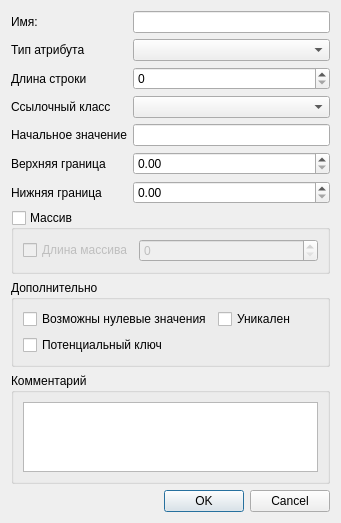
<?xml version="1.0" encoding="UTF-8"?>
<ui version="4.0">
 <class>dlgEditAttr</class>
 <widget class="QDialog" name="dlgEditAttr">
  <property name="geometry">
   <rect>
    <x>0</x>
    <y>0</y>
    <width>341</width>
    <height>479</height>
   </rect>
  </property>
  <property name="windowTitle">
   <string>Свойство атрибута</string>
  </property>
  <property name="modal">
   <bool>true</bool>
  </property>
  <layout class="QVBoxLayout" name="verticalLayout">
   <item>
    <layout class="QGridLayout" name="gridLayout">
     <item row="0" column="1">
      <widget class="QLineEdit" name="lineEditName"/>
     </item>
     <item row="3" column="0">
      <widget class="QLabel" name="labelRefClass">
       <property name="text">
        <string>Ссылочный класс</string>
       </property>
      </widget>
     </item>
     <item row="4" column="1">
      <widget class="QLineEdit" name="lineEditInitValue"/>
     </item>
     <item row="2" column="0">
      <widget class="QLabel" name="labelLengthStr">
       <property name="text">
        <string>Длина строки</string>
       </property>
      </widget>
     </item>
     <item row="6" column="0">
      <widget class="QLabel" name="labelDownValue">
       <property name="text">
        <string>Нижняя граница</string>
       </property>
      </widget>
     </item>
     <item row="1" column="1">
      <widget class="QComboBox" name="comboBoxType"/>
     </item>
     <item row="0" column="0">
      <widget class="QLabel" name="labelName">
       <property name="text">
        <string>Имя:</string>
       </property>
      </widget>
     </item>
     <item row="5" column="0">
      <widget class="QLabel" name="labelUpValue">
       <property name="text">
        <string>Верхняя граница</string>
       </property>
      </widget>
     </item>
     <item row="1" column="0">
      <widget class="QLabel" name="labelType">
       <property name="text">
        <string>Тип атрибута</string>
       </property>
      </widget>
     </item>
     <item row="5" column="1">
      <widget class="QDoubleSpinBox" name="spinBoxUpValue"/>
     </item>
     <item row="3" column="1">
      <widget class="TreeComboBox" name="comboBoxRefClass"/>
     </item>
     <item row="6" column="1">
      <widget class="QDoubleSpinBox" name="spinBoxDownValue"/>
     </item>
     <item row="4" column="0">
      <widget class="QLabel" name="labelInitValue">
       <property name="text">
        <string>Начальное значение</string>
       </property>
      </widget>
     </item>
     <item row="2" column="1">
      <widget class="QSpinBox" name="spinBoxLengthStr"/>
     </item>
    </layout>
   </item>
   <item>
    <widget class="QGroupBox" name="groupBoxIsArray">
     <property name="title">
      <string>Массив</string>
     </property>
     <property name="checkable">
      <bool>true</bool>
     </property>
     <property name="checked">
      <bool>false</bool>
     </property>
     <layout class="QGridLayout" name="gridLayout_3">
      <item row="0" column="1">
       <widget class="QSpinBox" name="spinBoxLength">
        <property name="sizePolicy">
         <sizepolicy hsizetype="Expanding" vsizetype="Fixed">
          <horstretch>0</horstretch>
          <verstretch>0</verstretch>
         </sizepolicy>
        </property>
       </widget>
      </item>
      <item row="0" column="0">
       <widget class="QCheckBox" name="checkBoxIsLength">
        <property name="text">
         <string>Длина массива</string>
        </property>
        <property name="checked">
         <bool>false</bool>
        </property>
       </widget>
      </item>
     </layout>
    </widget>
   </item>
   <item>
    <widget class="QGroupBox" name="groupBoxDetail">
     <property name="title">
      <string>Дополнительно</string>
     </property>
     <layout class="QGridLayout" name="gridLayout_2">
      <item row="0" column="1">
       <widget class="QCheckBox" name="checkBoxIsUnique">
        <property name="text">
         <string>Уникален</string>
        </property>
       </widget>
      </item>
      <item row="0" column="0">
       <widget class="QCheckBox" name="checkBoxIsNull">
        <property name="text">
         <string>Возможны нулевые значения</string>
        </property>
       </widget>
      </item>
      <item row="1" column="0">
       <widget class="QCheckBox" name="checkBoxCandidatKey">
        <property name="text">
         <string>Потенциальный ключ</string>
        </property>
       </widget>
      </item>
     </layout>
    </widget>
   </item>
   <item>
    <widget class="QGroupBox" name="groupBox">
     <property name="title">
      <string>Комментарий</string>
     </property>
     <layout class="QVBoxLayout" name="verticalLayout_2">
      <item>
       <widget class="QPlainTextEdit" name="plainTextEdit"/>
      </item>
     </layout>
    </widget>
   </item>
   <item>
    <spacer name="verticalSpacer">
     <property name="orientation">
      <enum>Qt::Vertical</enum>
     </property>
     <property name="sizeHint" stdset="0">
      <size>
       <width>20</width>
       <height>40</height>
      </size>
     </property>
    </spacer>
   </item>
   <item>
    <widget class="QDialogButtonBox" name="buttonBox">
     <property name="orientation">
      <enum>Qt::Horizontal</enum>
     </property>
     <property name="standardButtons">
      <set>QDialogButtonBox::Cancel|QDialogButtonBox::Ok</set>
     </property>
    </widget>
   </item>
  </layout>
 </widget>
 <customwidgets>
  <customwidget>
   <class>TreeComboBox</class>
   <extends>QComboBox</extends>
   <header>treecombobox/treecombobox.h</header>
  </customwidget>
 </customwidgets>
 <resources/>
 <connections>
  <connection>
   <sender>buttonBox</sender>
   <signal>accepted()</signal>
   <receiver>dlgEditAttr</receiver>
   <slot>accept()</slot>
   <hints>
    <hint type="sourcelabel">
     <x>248</x>
     <y>254</y>
    </hint>
    <hint type="destinationlabel">
     <x>157</x>
     <y>274</y>
    </hint>
   </hints>
  </connection>
  <connection>
   <sender>buttonBox</sender>
   <signal>rejected()</signal>
   <receiver>dlgEditAttr</receiver>
   <slot>reject()</slot>
   <hints>
    <hint type="sourcelabel">
     <x>316</x>
     <y>260</y>
    </hint>
    <hint type="destinationlabel">
     <x>286</x>
     <y>274</y>
    </hint>
   </hints>
  </connection>
 </connections>
</ui>
